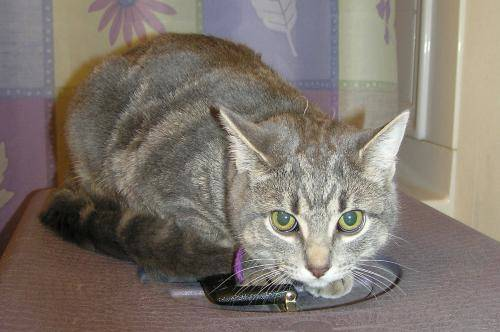
#> input picture images/cat.82.jpg, 500 x 332 px
$ jupyter execute '图像基本操作.ipynb'   (shell and % lines are left out)
#> lines starting #> are read from the running program, lines starting #| are printed output that depends on the picture
[cell 1]
import cv2
import numpy as np
import matplotlib.pyplot as plt
img = cv2.imread('images/cat.82.jpg')
#> img is the input picture: shape (332, 500, 3); mean B, G, R 110, 118.4, 127.3

[cell 2]
img

[cell 3]
# 图像的显示，也可以创建多个窗口,第一个参数是指定窗口的名字
cv2.imshow('image',img)
# 等待时间，毫秒级，时间表示窗口自动消失的时间，0表示任意键终止
cv2.waitKey()
cv2.destroyAllWindows()

[cell 4]
# 用一个函数代替上面三行代码
def cv_show(name,img):
    cv2.imshow(name,img)
    cv2.waitKey(0)
    cv2.destroyAllWindows()

[cell 5]
# Opencv中的图像是BGR格式
img.shape
#> Out = (332, 500, 3)

#### 灰度图像和彩色图像
- cv2.IMREAD_GRAYSCALE      灰度图像
- cv2.IMREAD_COLOR          彩色图

[cell 6]
# 读取灰度图像
img_2 = cv2.imread('images/dog.1124.jpg',cv2.IMREAD_GRAYSCALE)
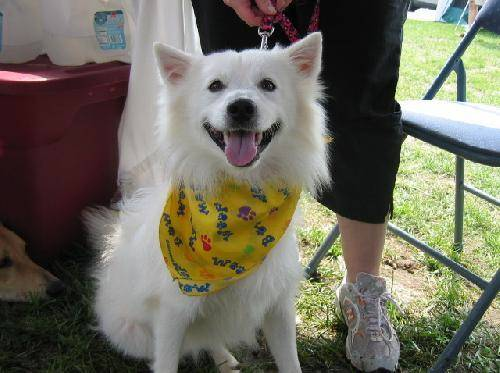
#> input picture images/dog.1124.jpg, 500 x 373 px
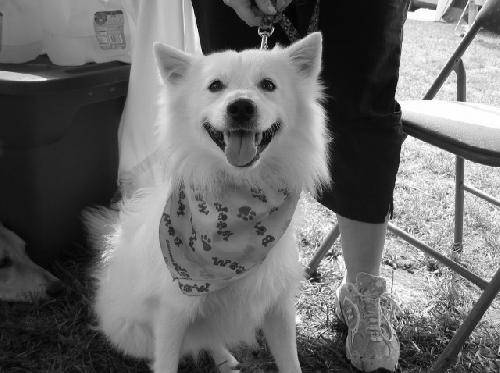
#> img_2: shape (373, 500); min 0, max 255, mean 108
cv_show('img',img_2)

[cell 7]
img_2.shape
#> Out = (373, 500)

[cell 8]
img_2

[cell 9]
# 图像保存
cv2.imwrite('images/mycat.jpg',img)
#> Out = True
